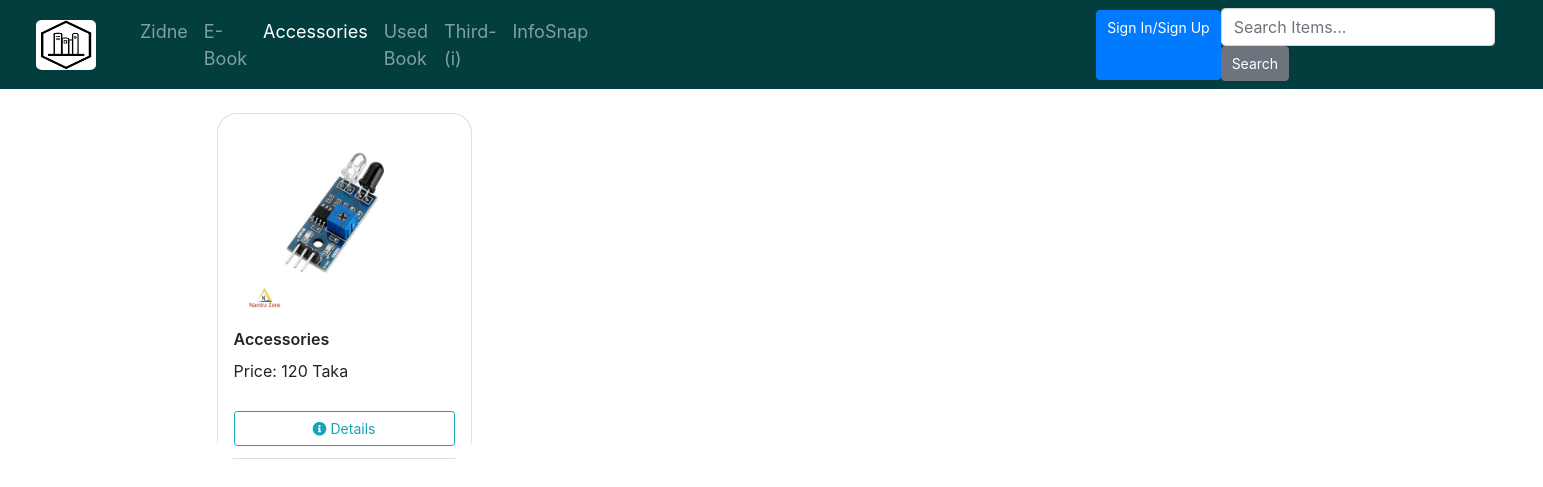
The page /accessories_non/ on the database its author committed.
### products/models.py (models this page shows, shortened)
class Accessories(models.Model):
    title = models.CharField(max_length=200, blank=True, null=True)
    description = models.TextField(blank=True, null=True)
    price = models.IntegerField(blank=True, null=True)
    quantity = models.IntegerField(blank=True, null=True)
    image = models.ImageField(upload_to='images/', blank=True, null=True, default='images/default.jpg')
    review_choice = models.ForeignKey('Review', on_delete= models.CASCADE, blank=True, null=True)
    donated_by = models.ForeignKey(User, on_delete=models.SET_NULL, null=True, blank=True)
    date_time = models.DateTimeField(auto_now_add=True, blank=True, null=True)
    sales_count = models.IntegerField(default=0)
    average_rating = models.FloatField(default=0.0)

### nonMember/views.py (the view)
# urls.py: path('accessories_non/', n_views.accessories_non, name='accessories_non'),
def accessories_non(request):
    accessories_ins = Accessories.objects.all()
    context = {'accessories_ins': accessories_ins}
    return render(request, template_name='accessories_non.html', context=context)

### nonMember/templates/accessories_non.html
{% extends 'main_non.html' %}
{% load static %}
{% block content %}
<link rel="stylesheet" href="{% static 'css/home_non.css' %}">
<link href="https://cdnjs.cloudflare.com/ajax/libs/font-awesome/5.15.4/css/all.min.css" rel="stylesheet">
<div class="container py-4">
    <div class="row">
        {% for p in accessories_ins %}
        <div class="col-md-3 mb-4">
            <div class="card h-100 shadow-sm rounded-4">
                {% if p.image %}
                <img src="{{ p.image.url }}" class="card-img-top rounded-top" style="height: 200px; object-fit: contain;" alt="{{ p.title }}">
                {% endif %}
                <div class="card-body">
                    <h6 class="card-title fw-semibold">{{ p.title }}</h6>
                    <p class="card-text">Price: {{ p.price }} Taka</p>
                </div>
                <div class="card-footer bg-white border-top-0">
                    <div class="d-flex justify-content-between gap-2">
                        <a href="{% url 'accessories_details_non' p.id %}" class="btn btn-outline-info btn-sm rounded-pill w-100">
                            <i class="fas fa-info-circle me-1"></i> Details
                        </a>
                    </div>
                </div>
            </div>
        </div>
        {% endfor %}
    </div>
</div>
{% endblock %}

### static/css/home_non.css (style rules this page uses)
.card { border-radius: 20px; transition: all 0.3s ease-in-out; }
.card-img-top { border-top-left-radius: 20px; border-top-right-radius: 20px; }
.card-body { padding: 16px; }
.card-title { font-size: 16px; font-weight: 600; margin-bottom: 10px; }
.card-footer { padding: 12px 16px; background-color: #fff; }
.btn { font-size: 14px; padding: 6px 10px; transition: 0.3s ease; }

### rows shown on the page
Accessories: image (picture), title "Accessories", price "120"
